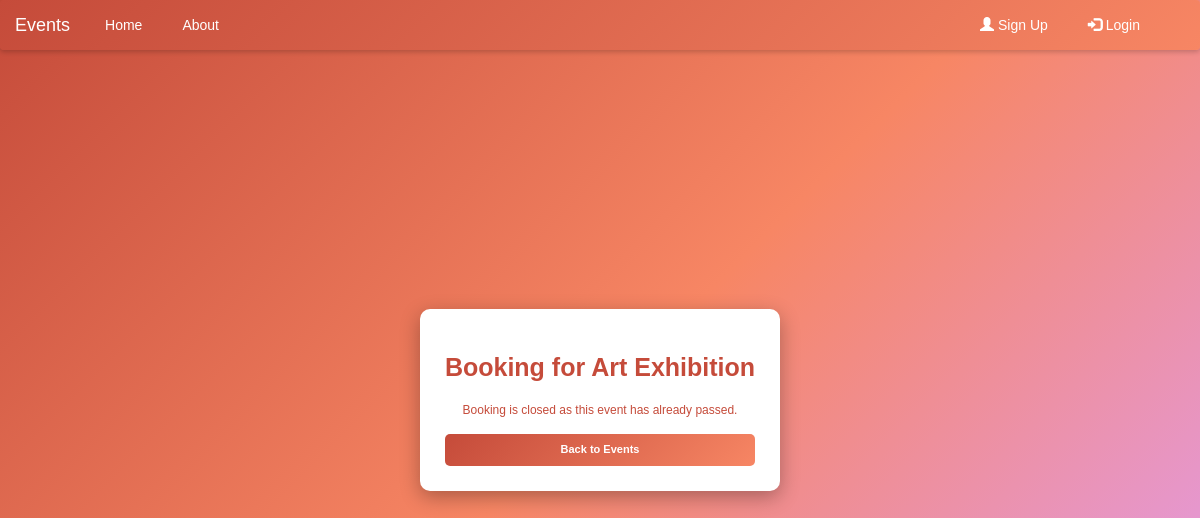
/book/17/, run on an earlier commit of the app's database.
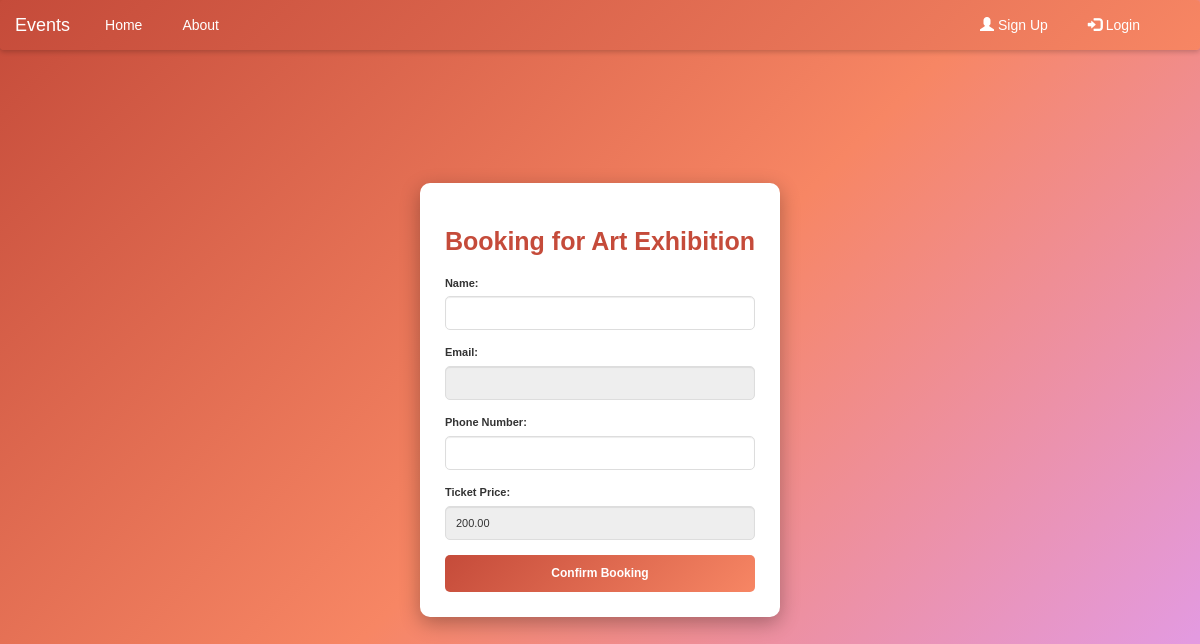
And on a later commit of the database.
### myApp/models.py (models this page shows, shortened)
class Event(models.Model):
    name=models.CharField(max_length=50)
    desc=models.CharField(max_length=50)
    img = models.ImageField(upload_to='myProject/pic/pic/')
    date = models.DateField(default=timezone.now)
    time = models.TimeField(default=timezone.now)
    location = models.CharField(max_length=255, default='Unknown')
    ticket_template = models.ImageField(upload_to='myProject/pic/pic/', blank=True, null=True)
    number_of_tickets = models.PositiveIntegerField(null=True, blank=True)  # New field for tickets available
    booked_tickets = models.IntegerField(default=0)
    ticket_price = models.DecimalField(max_digits=10, decimal_places=2, null=True, blank=True)  # New field for ticket price
    organizer = models.ForeignKey(User, on_delete=models.CASCADE,default=1)  # Link to user who submits
    approved = models.BooleanField(default=False)  # Admin approval flag
    is_free = models.BooleanField(default=False)
    latitude = models.FloatField(null=True, blank=True)  # New field for latitude
    longitude = models.FloatField(null=True, blank=True)  # New field for longitude

### myApp/views.py (the view, shortened to what this page needs)
# urls.py: path('book/<int:event_id>/', book_event, name='book_event'),
def book_event(request, event_id):
    stripe.api_key = settings.STRIPE_SECRET_KEY
    event = get_object_or_404(Event, id=event_id)
    tickets_available = event.number_of_tickets - event.booked_tickets  # Ensure you have these fields in your Event model
    is_event_in_future = event.date >= timezone.now().date()
    if tickets_available <= 0 and is_event_in_future:
        return render(request, 'booking.html', {'event': event, 'is_event_in_future': is_event_in_future, 'tickets_available': tickets_available})
    return render(request, 'booking.html', {
        'event': event,
        'is_event_in_future': is_event_in_future,
        'tickets_available': tickets_available
    })

### myApp/templates/myApp/booking.html (shortened to what this page needs)
{% extends 'base.html' %}
{% block content %}
<div class="booking-container">
    <h2>Booking for {{ event.name }}</h2>
    {% if is_event_in_future %}
    {% if tickets_available > 0 %}
    <form method="POST">
        <div class="form-group">
            <label for="name">Name:</label>
            <input type="text" id="name" name="name" required class="form-control">
        </div>
        <div class="form-group">
            <label for="email">Email:</label>
            <input type="email" id="email" name="email" value="{{ request.user.email }}" required readonly
                class="form-control">
        </div>
        <div class="form-group">
            <label for="phone">Phone Number:</label>
            <input type="tel" id="phone" name="phone" class="form-control">
        </div>
        <div class="form-group">
            <label for="ticket_price">Ticket Price:</label>
            <input type="text" id="ticket_price" name="ticket_price" value="{{ event.ticket_price }}" readonly
                class="form-control">
        </div>
        <button type="submit" class="btn">Confirm Booking</button>
    </form>
    {% endif %}
    {% else %}
    <p style="text-align: center; color: #c54b3a; font-size: 1.2rem;">
        Booking is closed as this event has already passed.
    </p>
    <div style="text-align: center; margin-top: 1.5rem;">
        <a href="{% url 'events' %}" class="btn"
            style="display: inline-block; padding: 0.8rem 2rem; font-size: 1.1rem; color: white; background-color: #c54b3a; border-radius: 5px; text-decoration: none;">
            Back to Events
        </a>
    </div>
    {% endif %}
</div>
{% endblock %}

What changed in the data, as far as the page shows it:
changed Event "Art Exhibition": ticket_price (not shown) → "200.00"
Also different on the page:
text no longer shown: "Booking is closed as this event has already passed. Back to Events"
text now shown: "Name: Email: Phone Number: Ticket Price: Confirm Booking"
